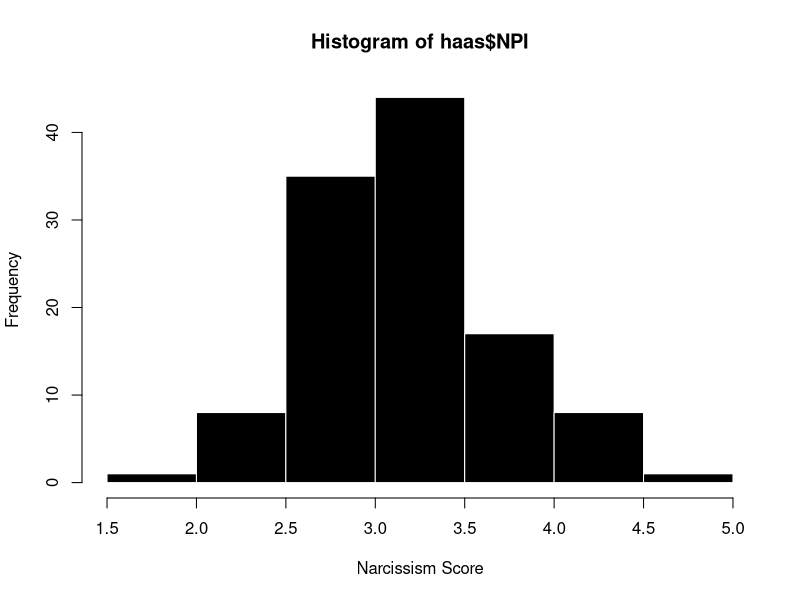
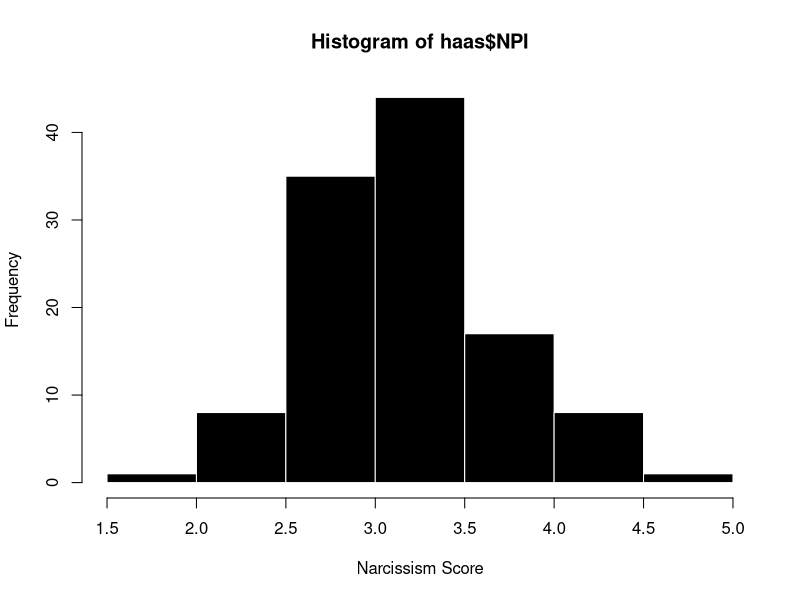
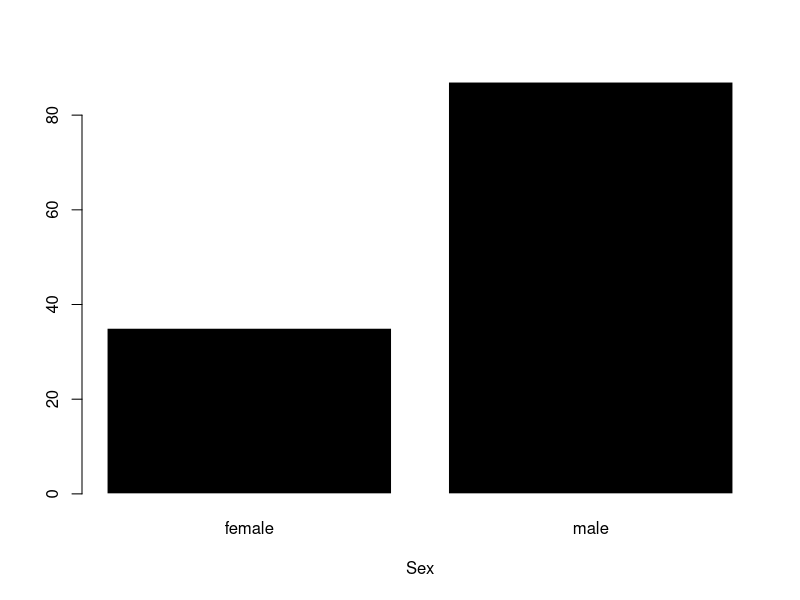

These charts were generated, in order, by the following R code:
## ---- chunk 1
#| label: preload data
haas <- read.csv("./chapter_data/hormone_data.csv", stringsAsFactors = T) 
haas$NPI
## ---- chunk 2
hist(haas$NPI, xlab = "Narcissism Score", col = 'black', bor = 'white')
## ---- chunk 3
hist(haas$NPI, 
     xlab = "Narcissism Score", 
     col = 'black', bor = 'white')
## ---- chunk 4
plot(haas$sex, col = 'black', bor = 'white', xlab = "Sex")
## ---- chunk 5
1:100
## ---- chunk 6
haas
## ---- chunk 7
    haas[2,3]
## ---- chunk 8
    haas[2,]
## ---- chunk 9
    haas[4:10, c(1,3)]
## ---- chunk 10
    haas$test
## ---- chunk 11
haas$test[2]
## ---- chunk 12
    haas$test[1:3]
## ---- chunk 13
    haas$test[c(2,3,14:18, 116:118)]
## ---- chunk 14
#| include: false
data <- data.frame(StudentID = c(1:5),
                favDrink = c("boba", "boba", "boba", "coffee", "water"),
                age = c(20, 19, 54, 22, 38))
## ---- chunk 15
data
